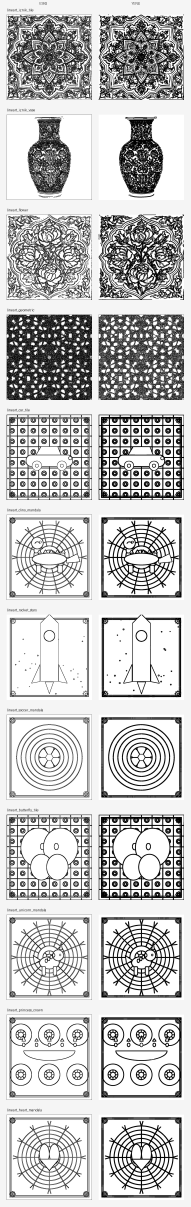
#> input picture apps/cini-boyama/tools/lineart_comparison.png, 572 x 3620 px (shown at 1/3 size)
$ python -i test_lineart_pipeline.py   (imports and definitions only)
#> lines starting #> are read from the running program, lines starting #| are printed output that depends on the picture; after the words box and inside, x2 and y2 are one past the last pixel; in counts of white or black regions, pixels touching at a corner belong together
#> further down, picture is the input picture: PIL image 572x3620 RGB; min 0, max 255, mean 195.1
#!/usr/bin/env python3
"""
Çini Boyama line-art pipeline test aracı.

Mevcut generate_assets.py'deki preview_to_lineart() fonksiyonunu ve yeni
OpenCV tabanlı alternatifleri karşılaştırır. Çıktılar tools/lineart_tests/
dizinine kaydedilir.

Gereksinimler:
    source /home/akn/local/uygulama-gelistir-play/.venv/bin/activate
    python tools/test_lineart_pipeline.py
"""

from __future__ import annotations

import sys
from pathlib import Path

# uygulama-gelistir-play .venv kullanıyoruz; Pillow/numpy/scipy/opencv orada
sys.path.insert(0, str(Path("/home/akn/local/uygulama-gelistir-play")))

import cv2
import numpy as np
from PIL import Image, ImageFilter
from scipy import ndimage
from skimage.morphology import skeletonize

ROOT = Path(__file__).resolve().parent.parent
DRAWABLE_DIR = ROOT / "app/src/main/res/drawable-nodpi"
OUT_DIR = ROOT / "tools" / "lineart_tests"
# [1 line not run here, left out]

# ---------------------------------------------------------------------------
# Mevcut pipeline (generate_assets.py'den kopya)
# ---------------------------------------------------------------------------
# [46 lines left out: functions preview_to_lineart_legacy, preview_to_lineart_v1, not called in this run]


# ---------------------------------------------------------------------------
# Yeni pipeline v2: Adaptive threshold + closing (kapalı bölgeler için)
# ---------------------------------------------------------------------------
def preview_to_lineart_v2(img: Image.Image, size: int = 1024) -> Image.Image:
#> called with size = 1024
    gray = np.array(img.convert("L"))

    # Yumuşatma
    blurred = cv2.GaussianBlur(gray, (5, 5), 0)
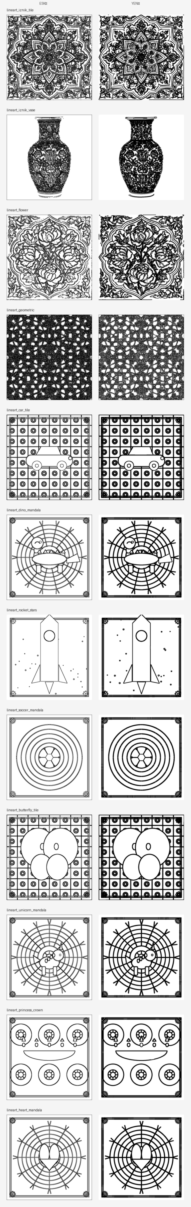
#> blurred: shape (3620, 572) (shown at 1/3 size); min 0, max 255, mean 195.1

    # Adaptive threshold: her bölge için ayrı eşik
    binary = cv2.adaptiveThreshold(
        blurred, 255,
        cv2.ADAPTIVE_THRESH_GAUSSIAN_C,
        cv2.THRESH_BINARY_INV,
        blockSize=15,
        C=5
    )
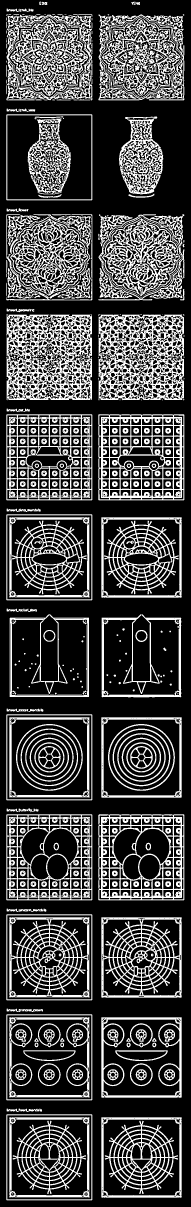
#> binary: shape (3620, 572) (shown at 1/3 size); 27.2% white; 527 white regions (220 under 20 px), largest, box (x1, y1, x2, y2) and area: (19, 943, 276, 1201) 37313, (295, 943, 552, 1201) 36013, (295, 43, 553, 301) 28208

    # Invert edip kenarları almak için Canny de ekleyelim
    edges = cv2.Canny(blurred, 40, 120)
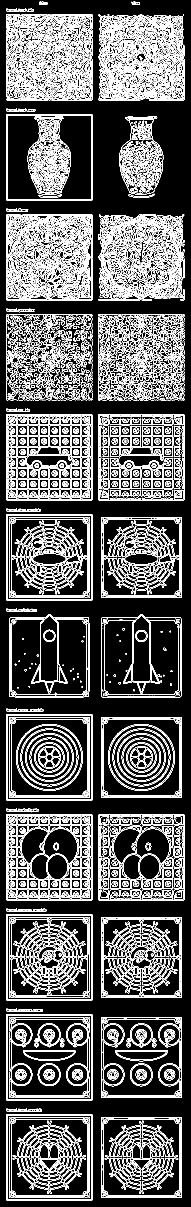
#> edges: shape (3620, 572) (shown at 1/3 size); 15% white in thin lines or dots
    combined = cv2.bitwise_or(binary, edges)
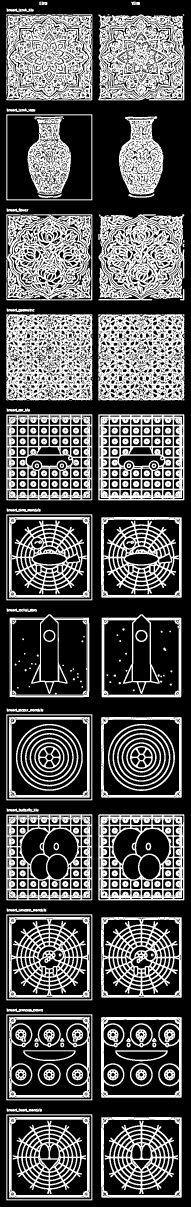
#> combined: shape (3620, 572) (shown at 1/3 size); 34.4% white; 382 white regions (168 under 20 px), largest, box (x1, y1, x2, y2) and area: (19, 943, 277, 1201) 48052, (19, 43, 277, 301) 47214, (295, 943, 553, 1201) 47169

    # Hatları kalınlaştır
    kernel = cv2.getStructuringElement(cv2.MORPH_ELLIPSE, (3, 3))
    thick = cv2.dilate(combined, kernel, iterations=2)
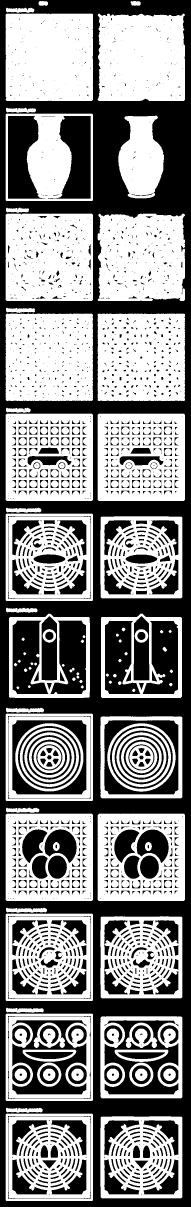
#> thick: shape (3620, 572) (shown at 1/3 size); 53.1% white; 1849 black regions (824 under 20 px), largest, box (x1, y1, x2, y2) and area: (0, 0, 572, 3620) 521323, (37, 3061, 259, 3283) 19977, (313, 3061, 535, 3283) 19503

    # Küçük delikleri kapat (closing) - kapanmayan hatlar için
    closed = cv2.morphologyEx(thick, cv2.MORPH_CLOSE, kernel, iterations=1)
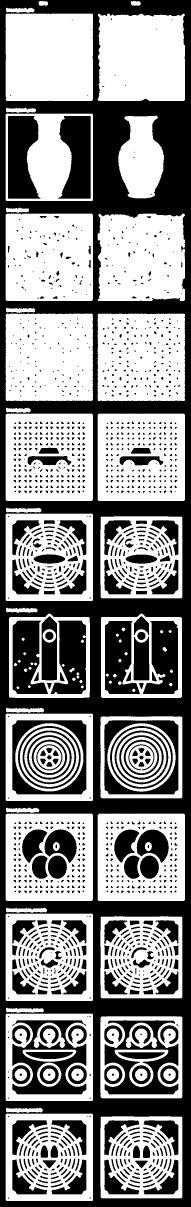
#> closed: shape (3620, 572) (shown at 1/3 size); 54% white; 1498 black regions (287 under 20 px), largest, box (x1, y1, x2, y2) and area: (0, 0, 572, 3620) 521137, (37, 3061, 259, 3283) 19917, (313, 3061, 535, 3283) 19407

    # Gürültü temizliği
    num_labels, labels, stats, _ = cv2.connectedComponentsWithStats(closed, connectivity=8)
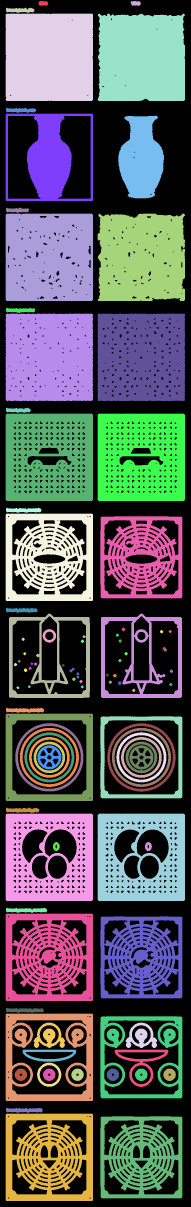
#> labels: shape (3620, 572) int32 (shown at 1/3 size); 96 distinct labels, from 0 to 95; one colour per label, 0 black
#> num_labels = 96; stats = 96 rows, first 6: [0, 0, 572, 3620, 952071], [116, 3, 28, 14, 346], [392, 3, 30, 14, 358], [18, 23, 85, 15, 975], [17, 41, 262, 262, 68549], [293, 41, 262, 262, 65834]
    cleaned = np.zeros_like(closed)
    for i in range(1, num_labels):
        area = stats[i, cv2.CC_STAT_AREA]
        if area >= 25:
            cleaned[labels == i] = 255
#> this loop made 95 passes
#> area on passes 1 to 12: 346, 358, 975, 68549, 65834, 1012, 31348, 24850, 774, 66557, 63870, 983

    out = 255 - cleaned
    return Image.fromarray(out, "L")


# ---------------------------------------------------------------------------
# Yeni pipeline v3: V1 + daha agresif kalınlaştırma (çocuklar için)
# ---------------------------------------------------------------------------
# [54 lines left out: functions preview_to_lineart_v3, preview_to_lineart_v4, not called in this run]


# ---------------------------------------------------------------------------
# Test
# ---------------------------------------------------------------------------
PREVIEW_FILES = [
    "preview_iznik_tile.png",
    "preview_flower.png",
    "preview_geometric.png",
    "preview_iznik_vase.png",
]


# [29 lines left out: function main, not called in this run]


# [2 lines not run here, left out]

>>> from PIL import Image
>>> picture = Image.open('lineart_comparison.png')
>>> result = preview_to_lineart_v2(picture)

$ run again, on assets/cini-research/cini_flower_04.png
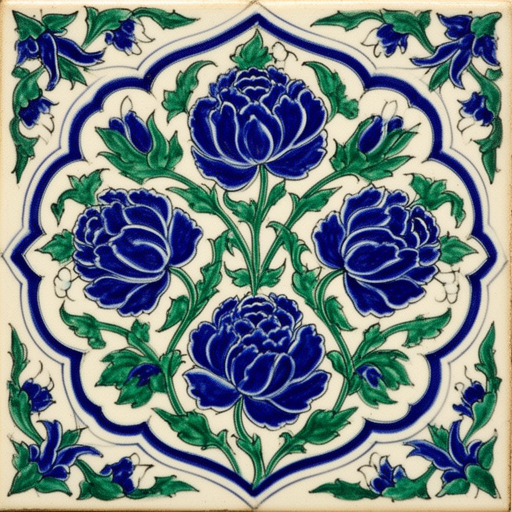
#> input picture assets/cini-research/cini_flower_04.png, 512 x 512 px
#> picture is the input picture: PIL image 512x512 RGBA; mean R, G, B, A 121, 134.3, 137.2, 255
#> in preview_to_lineart_v2, `binary = cv2.adaptiveThreshold( blurred, 255, cv2.ADAPTIVE_THRESH_GAUS..`:
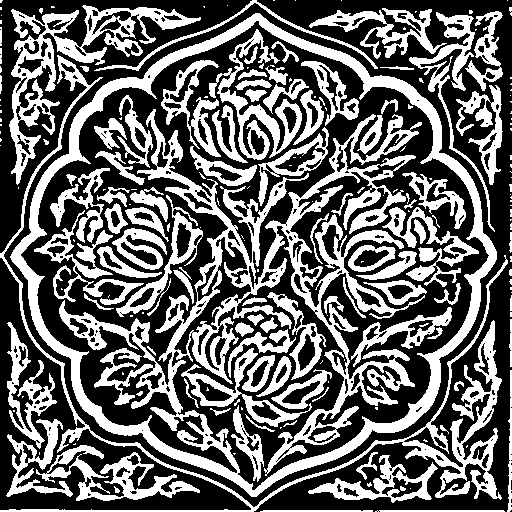
#> binary: shape (512, 512); 40.3% white; 212 white regions (118 under 20 px), largest, box (x1, y1, x2, y2) and area: (10, 13, 497, 497) 38940, (0, 55, 508, 512) 8554, (9, 5, 201, 185) 6185
#> edges: shape (512, 512); 17.1% white in thin lines or dots
#> combined: shape (512, 512); 51.3% white; 698 black regions (526 under 20 px), largest, box (x1, y1, x2, y2) and area: (23, 23, 489, 490) 48827, (0, 0, 512, 506) 32696, (0, 258, 251, 509) 11723
#> thick: shape (512, 512); 76.9% white; 311 black regions (202 under 20 px), largest, box (x1, y1, x2, y2) and area: (0, 0, 248, 250) 6658, (0, 261, 245, 507) 6262, (27, 29, 253, 350) 6085
#> closed: shape (512, 512); 77.9% white; 207 black regions (68 under 20 px), largest, box (x1, y1, x2, y2) and area: (0, 0, 248, 250) 6053, (0, 261, 244, 507) 6006, (261, 0, 512, 283) 5494
#> in preview_to_lineart_v2, `num_labels, labels, stats, _ = cv2.connectedComponentsWithStats(closed..`:
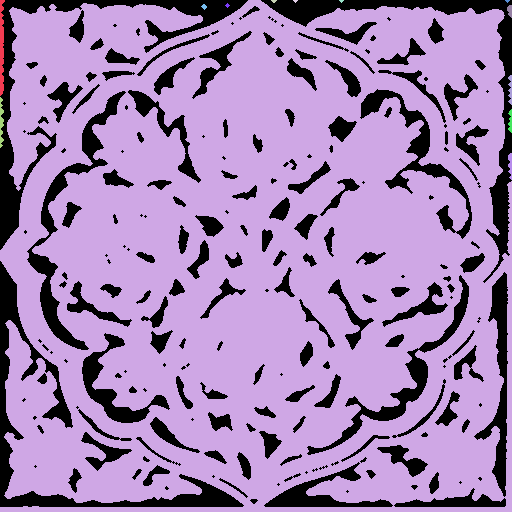
#> labels: shape (512, 512) int32; 14 distinct labels, from 0 to 13; one colour per label, 0 black
#> num_labels = 14; stats = 14 rows, first 6: [0, 0, 512, 507, 57900], [0, 0, 5, 96, 336], [0, 0, 512, 512, 203444], [271, 0, 6, 3, 12], [293, 0, 5, 3, 9], [339, 0, 5, 3, 9]
#> the loop in preview_to_lineart_v2, `for i in range(1, num_labels):` made 13 passes
#> area on passes 1, 2, 8, 9, 10, 11, 12, 13: 336, 203444, 21, 48, 78, 125, 64, 76
#> out: shape (512, 512); 22.1% white; 207 white regions (68 under 20 px), largest, box (x1, y1, x2, y2) and area: (0, 0, 248, 250) 6087, (0, 261, 244, 507) 6006, (261, 0, 512, 283) 5533
